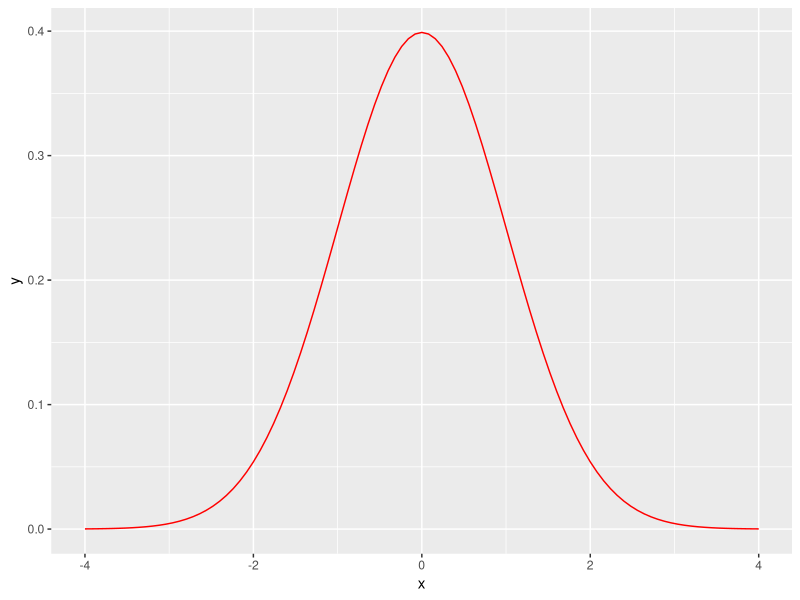
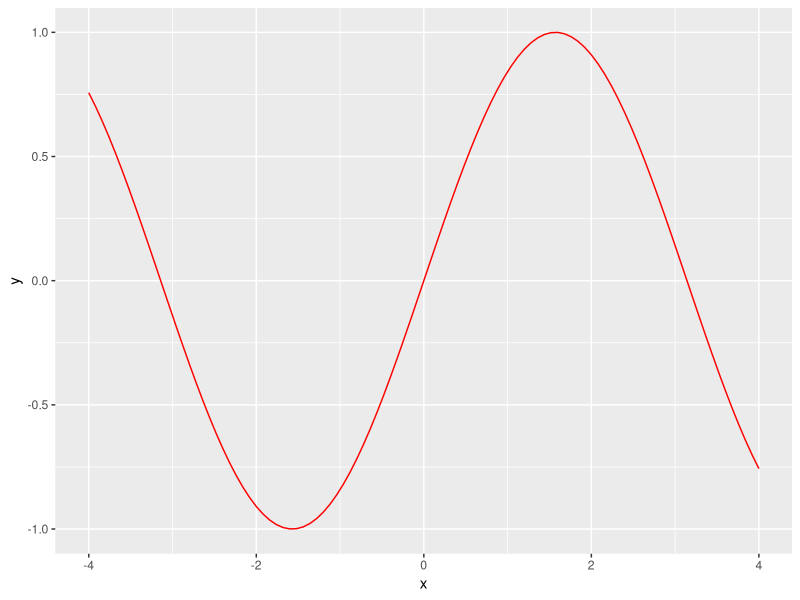
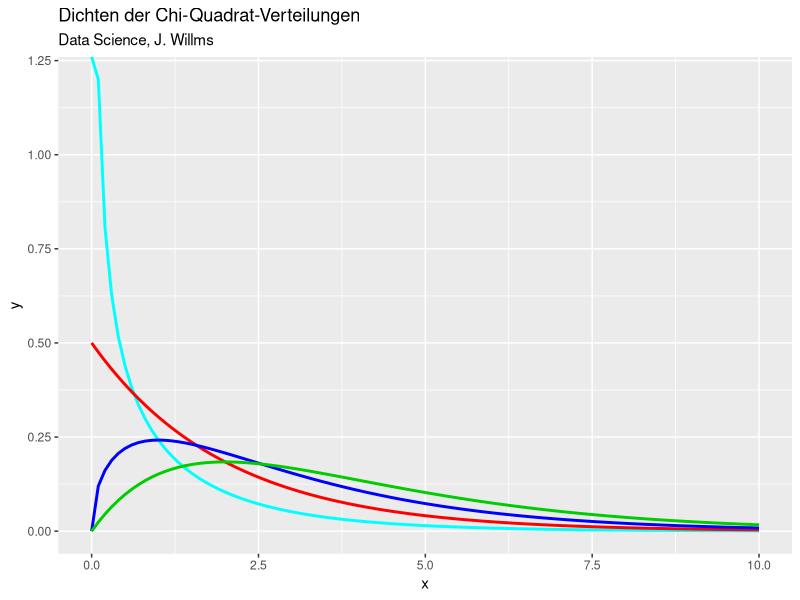
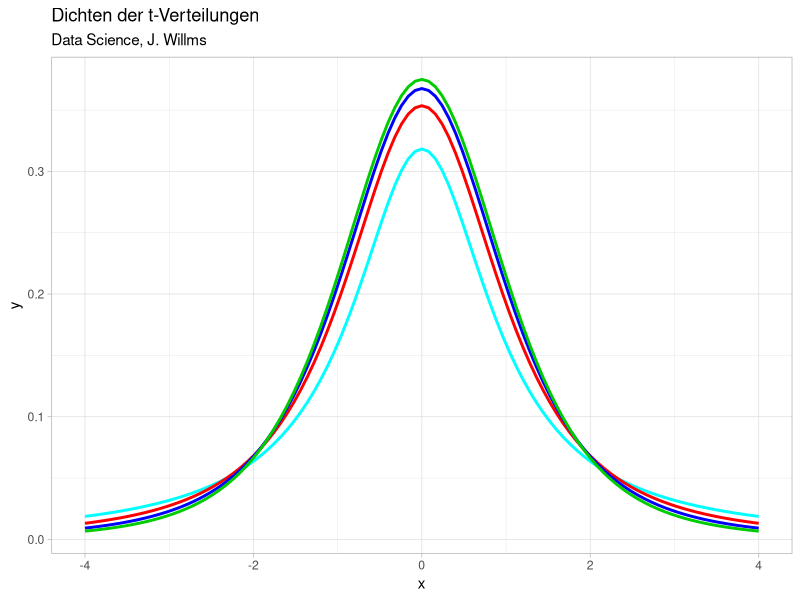
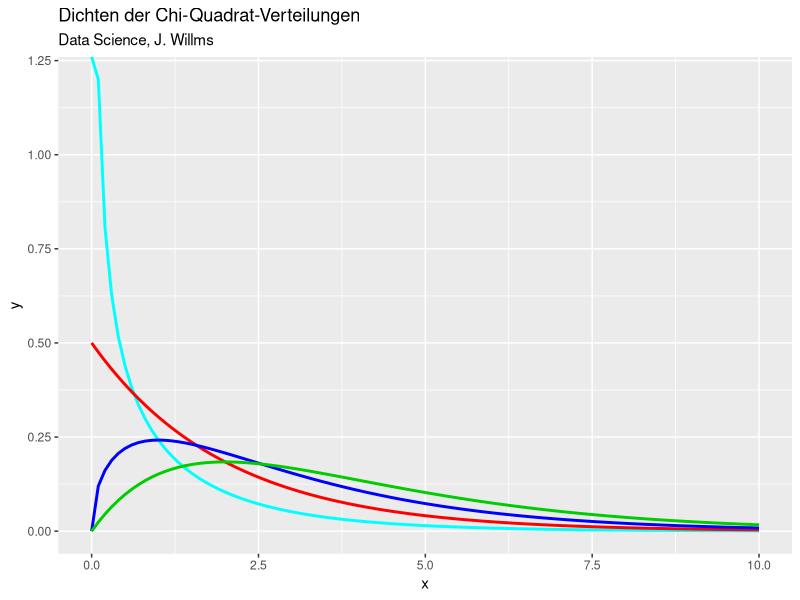
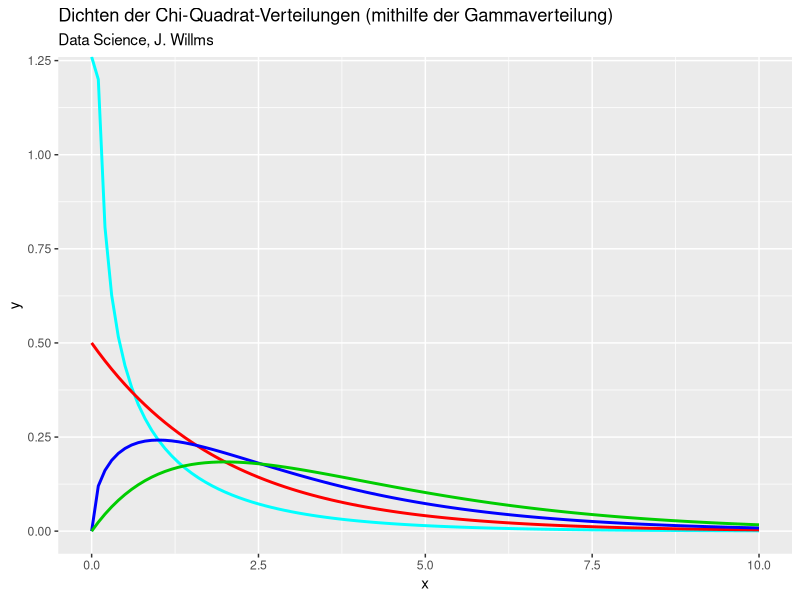
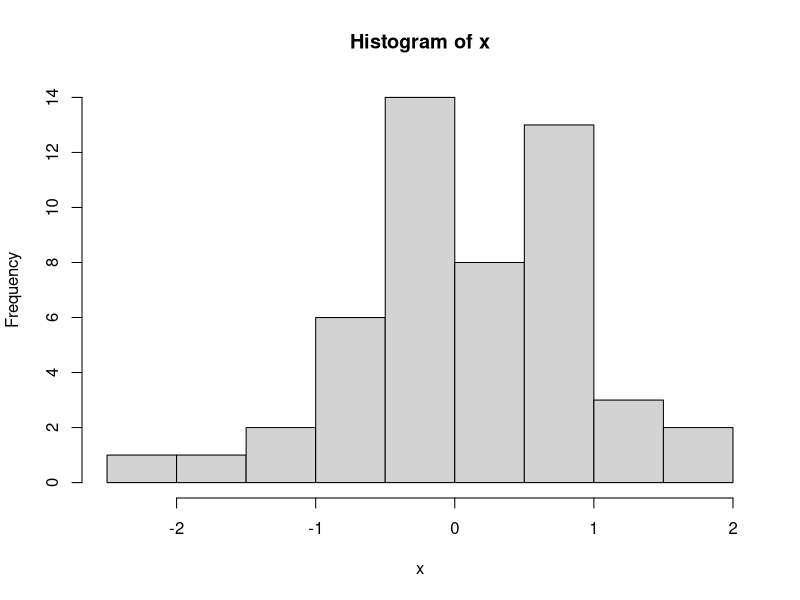
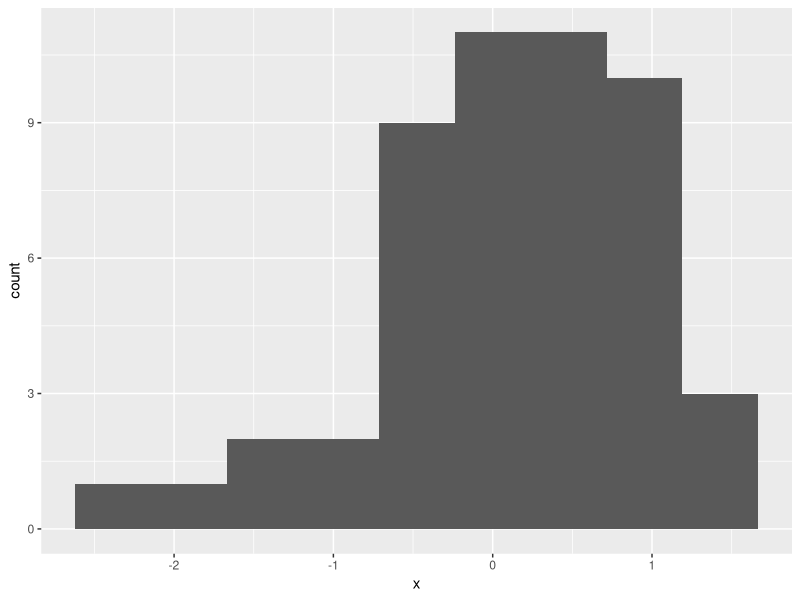

Recreate these plots in R, in order. (Note: this script raises an error after producing the figures.)
# J. Willms, August 2019
# Programmierung für statistische Datenanalyse
#
# Quelltexte: Fallstudie 3: Visualisierung mit ggplot3 (Kapitel 6)
 
library(ggplot2)

### Kapitel 2: Funktionsplot am Beispiel der Verteilung der chi-Quadrat Verteilung #####  

ggplot(data.frame(x = c(-4, 4)), aes(x)) +
  stat_function(fun = dnorm, colour = "red")

ggplot(data.frame(x = c(-4, 4)), aes(x)) +
  stat_function(fun = sin, colour = "red")

?dchisq 
sizeline <- 1
ggplot(data.frame(x = c(0, 10)), aes(x)) + 
  stat_function(fun = dchisq, args = list(df=1), color = "cyan", size = sizeline) +
  stat_function(fun = dchisq, args = list(df=2), color = "red", size = sizeline) +
  stat_function(fun = dchisq, args = list(df=3), color = "blue", size = sizeline)+
  stat_function(fun = dchisq, args = list(df=4), color = "green3", size = sizeline)+
  labs(title = "Dichten der Chi-Quadrat-Verteilungen", subtitle ="Data Science, J. Willms") 

sizeline <- 1
ggplot(data.frame(x = c(-4, 4)), aes(x)) + 
  stat_function(fun = dt, args = list(df=1), color = "cyan", size = sizeline) +
  stat_function(fun = dt, args = list(df=2), color = "red", size = sizeline) +
  stat_function(fun = dt, args = list(df=3), color = "blue", size = sizeline)+
  stat_function(fun = dt, args= list(df=4), color = "green3", size = sizeline)+
  labs(title = "Dichten der t-Verteilungen", subtitle ="Data Science, J. Willms") +
  theme_light()

##### Aufgabe a) Die chi-Quadrat-Verteilung ist ein Spezialfall der Gamma-Verteilung #####
##  Zeigen Sie, dass Sie Abbildung 3 auch mit dgamma() statt mit dchisq() erzeugen können.

## Abb3. wie oben: 
sizeline <- 1
ggplot(data.frame(x = c(0, 10)), aes(x)) + 
  stat_function(fun = dchisq, args = list(df=1), color = "cyan", size = sizeline) +
  stat_function(fun = dchisq, args = list(df=2), color = "red", size = sizeline) +
  stat_function(fun = dchisq, args = list(df=3), color = "blue", size = sizeline)+
  stat_function(fun = dchisq, args = list(df=4), color = "green3", size = sizeline)+
  labs(title = "Dichten der Chi-Quadrat-Verteilungen", subtitle ="Data Science, J. Willms")

?dgamma
## mit dgamma statt dchisq
sizeline <- 1
ggplot(data.frame(x = c(0, 10)), aes(x))   + 
    stat_function(fun = dgamma, args = list(shape=1/2, rate=1/2), color = "cyan", size = sizeline) +
    stat_function(fun = dgamma, args = list(shape=1, rate=1/2), color = "red", size = sizeline) +
    stat_function(fun = dgamma, args = list(shape=3/2, rate=1/2), color = "blue", size = sizeline)+
    stat_function(fun = dgamma, args = list(shape=2,   rate=1/2), color = "green3", size = sizeline)+
    labs(title = "Dichten der Chi-Quadrat-Verteilungen (mithilfe der Gammaverteilung)", subtitle ="Data Science, J. Willms") 
#________________________________________________________________________________   

########  Kapitel 3: Histogramme ########
set.seed(1)
x = rnorm(50)
h <- hist(x, breaks = 10) 
h
# entspricht freq = FALSE
# hist(x, freq = FALSE, breaks = 10)
# vergleiche: hist(x, freq = TRUE, breaks = 10)

library(ggplot2)
ggplot(data.frame(x = x), aes(x)) + 
  geom_histogram(bins=9)   # y: count

str(h)

ggplot(data.frame(x = x), aes(x)) + 
  geom_histogram(boundary=-2.5, binwidth = 0.5, fill="white", color="black") + 
  labs(title = "Histogramm of x") +
  theme_minimal()

df <- data.frame(x = x)
str(df)

######## 3.1 Histogramm: Anzahl der Gruppen ######

for(nBins in 7:11) {
  p <- ggplot(data.frame(x = x), aes(x)) + 
    geom_histogram(boundary=-2.5, bins = nBins, fill="gray", color="black") + 
    labs(title = "Histogramm of x") +
    theme_bw()
  print(p)
}

#=============== JW: benötigt die Funktion multiplot()
# Die Funktion multiplot() ist nicht Bestandteil der Fallstudie und des Moduls.
# Sie wurde lediglich benutzt, um für das Skript Grafiken mit mehreren Plots zu erstellen.
# Die Definition der Funktion multiplot() finden Sie am Ende diese Skriptes.

pHist <-  function(nBins){
  p <- ggplot(data.frame(x = x), aes(x)) + 
    geom_histogram(boundary=-2.5, bins = nBins, fill="gray", color="black") + 
    labs(title = "Histogramm of x") +
    theme_bw()
  return (p)
}
multiplot(pHist(7), pHist(8), pHist(9), pHist(10), pHist(11), pHist(11), cols=2)


######## 3.2: Unterschiedliche untere Grenzen: Schneehöhen #####
 
sHoehe <- c(25.0 , 39.8 , 39.9 , 40.1 , 46.7 , 49.1 , 49.6 , 51.1 , 51.6,
            53.5 , 54.7 , 55.5 , 55.9 , 58.0 , 60.3 , 63.6 , 65.4 , 66.1,
            69.3 , 70.9 , 71.4 , 71.5 , 71.8 , 72.9 , 74.4 , 76.2 , 77.8,
            78.1 , 78.4 , 79.0 , 79.3 , 79.6 , 80.7 , 82.4 , 82.4 , 83.0,
            83.6 , 83.6 , 84.8 , 85.5 , 87.4 , 88.7 , 89.6 , 89.8 , 89.9,
            90.9 , 97.0 , 98.3 , 101.4 , 102.4 , 103.9 , 104.5 , 105.2 , 110.0,
            110.5 , 110.5 , 113.7 , 114.5 , 115.6 , 120.5 , 120.7 , 124.7 , 126.4)
df <- data.frame(x=sHoehe) 
str(df)

transparenz <- 0.2
for(b in seq(16, 24, by=2)) {
  p <- ggplot(df, aes(x)) + 
    geom_histogram(binwidth=10, boundary=b, alpha=transparenz) 
  print(p)
  transparenz <- transparenz+0.1
}


#=============== JW: benötigt die Funktion multiplot()
# Die Funktion multiplot() ist nicht Bestandteil der Fallstudie und des Moduls.
# Sie wurde lediglich benutzt, um für das Skript Grafiken mit mehreren Plots zu erstellen.
# Die Definition der Funktion multiplot() finden Sie am Ende diese Skriptes.
pHist2 <-  function( grenze, alpha = 0.4){
  return (ggplot(df, aes(x)) + geom_histogram( binwidth=10, boundary=grenze, closed="right", alpha=alpha))
}

multiplot(pHist2(16,0.2),pHist2(18,0.3), pHist2(20,0.4),pHist2(22,0.5), pHist2(24,0.6), cols=2)


transparenz <- 0.2
p <- ggplot(df, aes(x)) 
for(b in seq(16, 24, by=2)) {
  p <- p + geom_histogram(binwidth=10, boundary=b, alpha=transparenz) 
  transparenz <- transparenz+0.1
}
p + labs(title = "Überlagerung der fünf Histogramme")


#######  3.3	Kerndichteschätzer geom_density() ############ 
ggplot(df, aes(x)) +   # Schlecht
  geom_histogram(binwidth=16, boundary=b, alpha=0.2) +
  geom_density(color="blue", size =1.2)



ggplot(df, aes(x, stat(density))) + 
  geom_histogram(binwidth=10, boundary=16, alpha=0.2) +
  geom_density(color="blue", size=1)

ggplot(df, aes(x, stat(density))) + 
  geom_histogram(binwidth=10, boundary=16, alpha=0.2) +
  geom_density(color="blue", size=1)
  geom_density(adjust=0.5, color="red", size =1) 
# adjust = 1/2 means use half of the default bandwidth.


transparenz <- 0.2
p <- ggplot(df, aes(x, stat(density))) 
for(b in seq(16, 24, by=2)) {
  p <- p + geom_histogram(binwidth=10, boundary=b, alpha=transparenz) 
  transparenz <- transparenz+0.1
}
p <- p + geom_density(color="blue", size=1)+
    geom_density(adjust=0.5, color="red", size =1)
p + 
  theme_bw() +
  labs(title = "Überlagerung der Histogramme mit Dichteschätzer", 
         subtitle ="Data Science, J. Willms")



### Kapitel 4:  Beispiel: Zentraler Grenzwertsatz ######
set.seed(1)
# Erzeuge einen zufälligen Wert x mit
# P(x=0) = 2/3 und P(x=1 = 1/3)
# Also ist x eine Realisation einer zweiwertigen Zufallsvariable
x1 <- sample(c(0,0,1),1)

# Die (theoretische) Varianz der zugrundeliegenden zweitwertigen 
# Zufallsvariablen X lautet
# Var(X) = 2/3 * 1/9 + 1/3 * 4/9 = 2/9
(varX <-  2/9)

n <- 300
# Erzeuge n solche zufälligen Datensätze
x <- sample(c(0,0,1),n, replace = TRUE)

# Teste:
head(x,200)
str(x)
length(x[x==1])  # sollte ca. n/3 sein
n/3
summary(x) 
mean(x)         # sollte ca. 1/3 sein
sd(x)
var(x)          # sollte ca. gleich varX sein
varX

# Als Nächstes betrachten wir den Durchschnitt unserer zufälligen Daten
(sn <- sum(x)/n)  # == mean(x)
all.equal(sn, mean(x))

# sn ist die Realisierung eine ZV (Zufallsvariable) Sn

Anzahl <- 500    # gibt an, wie oft Sn realisiert werden soll 
s <- replicate(Anzahl, sum(sample(c(0,0,1),n, replace = TRUE))/n)

head(s,100)
str(s)
summary(s) 
mean(s)     # sollte ca. 1/3 sein 
sd(s)
var(s)      # sollte ca. gleich varX/n sein
varX/n
var(s) - 2/(9*n) 
 
##### Aufgabe b): Welche Verteilung hat die Zufallsvariable n*Sn?   ####
##  Die Zufallsvariable n*Sn ist binomialverteit mit den Parametern n und 1/3
#___________________________________________________________________________


##### Aufgabe c): replicate()   ####
## Erzeugen Sie den Vektor s, ohne die Funktion replicate() zu benutzten
# (Hinweis: sapply())
set.seed(1)
x1 <- sample(c(0,0,1),1)
n <- 300
x <- sample(c(0,0,1),n, replace = TRUE)
Anzahl <- 500    # gibt an, wie oft sn realisiert werden soll 
s2 <- sapply(1:Anzahl, function(i){sum(sample(c(0,0,1),n, replace = TRUE))/n})
str(s2)

# Alten Zustand des Pseudo-Zufallsgenerators wiederherstellen
set.seed(1)
x1 <- sample(c(0,0,1),1)
n <- 300
x <- sample(c(0,0,1),n, replace = TRUE)
Anzahl <- 500    # gibt an, wie oft sn realisiert werden soll 
s <- replicate(Anzahl, sum(sample(c(0,0,1),n, replace = TRUE))/n)
str(s)
#____________________________________________________________



## Erzeuge Data Frame
df <- data.frame(x=s) 
str(df)

# Zeichne Histogramm
ggplot(df, aes(x, stat(density))) + 
  geom_histogram(bins=8, alpha=0.4) +  
  geom_density(color="blue", size =1.2)+
  labs(title = "Konvergenz gegen die Normalverteilung?", 
       subtitle ="anzahl=50, n=300,  J. Willms") +
  theme_bw() 



# Welche Aussage macht der zentrale Grenzwertsatz über die Verteilung der so 
# erzeugten sn-Werte?
# Antwort: sn sollte ungefähr normalverteilt sein; genauer ungefähr N(n/3,n*2/9 )-verteilt
ggplot(df, aes(x)) +
  geom_histogram(aes(x, stat(density)), bins=10, alpha=0.4)+
  geom_density(color="blue", size =1.2) +
  labs(title = "Konvergenz gegen die Normalverteilung?", subtitle ="anzahl=50, n=300,  J. Willms") +
  stat_function(fun = dnorm, args= list(mean=1/3, sd=sqrt(2/(9*n))), 
                colour = "red", size = 1.1)+
  theme_bw()


zeichne <- function(df,nGruppen, n=300){
  supStr <- sprintf("anzahl=%d, n=%d,  J. Willms", length(df$x), as.integer(n)) 
  p <- ggplot(df, aes(x)) +
    geom_histogram(aes(x, stat(density)), bins=nGruppen, alpha=0.4)+
    geom_density(color="blue", size =1.2) +
    labs(title = "Konvergenz gegen die Normalverteilung?", subtitle = supStr) +
    stat_function(fun = dnorm, args= list(mean=1/3, sd=sqrt(2/(9*n))), 
                  colour = "red", size = 1.1)+
    theme_bw()
  return(p)
}
 
# Alten Zustand des Pseudo-Zufallsgenerators wiederherstellen
# _______________________________  
set.seed(1)  
n <- 300
x <- sample(c(0,0,1),n, replace = TRUE)
Anzahl <- 50    # gibt an, wie oft sn realisiert werden soll 
s <- replicate(Anzahl, sum(sample(c(0,0,1),n, replace = TRUE))/n)
df <- data.frame(x=s)  
p1 <- zeichne(df,10,n)
p1
#  _______________________________ 
set.seed(1)  
n <- 300
x <- sample(c(0,0,1),n, replace = TRUE)
Anzahl <- 2000    # gibt an, wie oft sn realisiert werden soll 
s <- replicate(Anzahl, sum(sample(c(0,0,1),n, replace = TRUE))/n)
df <- data.frame(x=s)  
p2 <- zeichne(df,18,n)
p2
#  _______________________________ 
 
multiplot(p1,p2, cols=2)


#___________________________________________________________________________
### Aufgabe d)	######
# Für m = 2,3,4,5 überprüfen Sie in ähnlicher Weise durch eine Simulation, 
# wie sich die Summe n identisch verteilter und unabhängiger Zufallsvariablen verhält, 
# die N(0; 1) verteilt sind.
# Bemerkung: In der ursprünglichen Aufgabenstgellung wurde n statt m benutzt
m <- 4      
n <- 300 

# Zufallsgenerator für die k-fache Summe von N(0,1)-Verteilungen
rsumNormal <- function(n, k=2){
  res <- rnorm(n)
  for(i in 1:(k-1))
    res <- res + rnorm(n)
  return(res)
} 

x <- rsumNormal(n,m)
# Jedes Element in x ist Realisation einer Summe von m identisch verteilten N(0,1)-Variablen
# Teste:
head(x,50)
summary(x) 
mean(x)         # sollte ca. 0 sein
var(x)          # sollte ca. m

# Als Nächstes betrachten wir den Durchschnitt unserer zufälligen Daten
(sn <- sum(x)/n) # sollte annährend 0 sein
 
# sn ist die Realisierung eine ZV (Zufallsvariable), die laut zentralen Grenzwertsatz 
# N(0,m)- verteilt ist
# Dies wollen wir visuell mithilfe einer Simulation überprüfen
# Dazu müssen wir mehrfach n solche zufälligen Datensätze erzeugen, sn berechnen
# und grafisch darstellen

Anzahl <- 500    # gibt an, wie oft sn realisiert werden soll 
s <- replicate(Anzahl, sum(rsumNormal(n,m))/n)
str(s)
mean(s)     # sollte ca. 0 sein  
var(s) - m/n # sollte ca. 0 sein 

zeichne2 <- function(df,nGruppen, m,  n=300){
  supStr <- sprintf("anzahl=%d, n=%d,  Summe normalverteilter Werte", length(df$x), as.integer(n)) 
  p <- ggplot(df, aes(x)) +
    geom_histogram(aes(x, stat(density)), bins=nGruppen, alpha=0.4)+
    geom_density(color="blue", size =1.2) +
    labs(title = "Konvergenz gegen die Normalverteilung?", subtitle = supStr) +
    stat_function(fun = dnorm, args= list(mean=0, sd=sqrt(m/n)), 
                  colour = "red", size = 1.1)+
    theme_bw()
  return(p)
}

# Der Übersichtlichkeit halber werden alle Werte noch einmal neu erzeugt
set.seed(0)
m <- 2     
n <- 3
x <- rsumNormal(n,m)
Anzahl <- 500    # gibt an, wie oft sn realisiert werden soll 
s <- replicate(Anzahl, sum(rsumNormal(n,m))/n)
df <- data.frame(x=s) 
zeichne2(df,sqrt(nrow(df)),m,n) 
#___________________________________________________________________________


### Kapitel 5:	Quantilplot    #####

set.seed(0)  
s <- rnorm(400 ,mean=4, sd=2)  # N(4;4)-verteilt
ggplot(data.frame(s), aes(sample = s)) +
  stat_qq() + stat_qq_line()  +
  labs(title = "NP-PLot", subtitle = "N(4;4)-verteilt")
 

##### Aufgabe e)	Erstellen Sie NP-Plots ##### 
# für unterschiedliche Seeds und unterschiedliche Datensatzgrößen entsprechende 
# NP-Plots für Daten, die N(2; 9)-verteilt sind.
anzahl <- 400
for(seed in 11:14) {
  set.seed(seed)  
  s <- rnorm(anzahl, mean =2, sd=3)   
  p <- ggplot(data.frame(s), aes(sample = s)) +
    stat_qq() + stat_qq_line()  
  print(p)
}
#_______________________________________________________

### Daten aus dem vorherigen Kapitel
set.seed(1)  
n <- 300
#x <- sample(c(0,0,1),n, replace = TRUE) 
s50 <- replicate(50, sum(sample(c(0,0,1),n, replace = TRUE))/n)
ggplot(data.frame(s50), aes(sample = s50))+
  stat_qq() + stat_qq_line() +
  labs(title = "NP-PLot", subtitle = "Anzahl=50")


set.seed(1) 
#x <- sample(c(0,0,1),n, replace = TRUE) 
s2000 <- replicate(2000, sum(sample(c(0,0,1),n, replace = TRUE))/n)
ggplot(data.frame(s2000), aes(sample = s2000))+
  stat_qq() + stat_qq_line() +
  labs(title = "NP-PLot", subtitle = "Anzahl=2000")

# # Berechnung der Steigung
# steigung1 <- 0.11/4   # aus der Grafik entnommen
# steigung
# sqrt(2/(9*n)) 
# n
# 
# # Theor. Berechnung der Steigung
# q25     <-  quantile(s, 0.25, type = 5) 
# q75    <-  quantile(s, 0.75, type = 5) 
# norm25 <- qnorm(0.25) 
# norm75 <-  qnorm(0.75) 
# steigung  <-  (q25 - q75) / (norm25 - norm75) 
# steigung
# yAbschnitt    <-  q25 - slope * norm25
# yAbschnitt 




##_____________________________________________________
### multiplot() #######################
# Die Funktion multiplot() ist nicht Bestandteil der Fallstudie und des Moduls.
# Sie wurde lediglich benutzt, um für das Skript Grafiken mit mehreren Plots zu erstellen.

# http://www.cookbook-r.com/Graphs/Multiple_graphs_on_one_page_(ggplot2)/
# ggplot objects can be passed in ..., or to plotlist (as a list of ggplot objects)
# - cols:   Number of columns in layout
# - layout: A matrix specifying the layout. If present, 'cols' is ignored.
#
# If the layout is something like matrix(c(1,2,3,3), nrow=2, byrow=TRUE),
# then plot 1 will go in the upper left, 2 will go in the upper right, and
# 3 will go all the way across the bottom.
#
multiplot <- function(..., plotlist=NULL, file, cols=1, layout=NULL) {
  require(grid)
  
  # Make a list from the ... arguments and plotlist
  plots <- c(list(...), plotlist)
  
  numPlots = length(plots)
  
  # If layout is NULL, then use 'cols' to determine layout
  if (is.null(layout)) {
    # Make the panel
    # ncol: Number of columns of plots
    # nrow: Number of rows needed, calculated from # of cols
    layout <- matrix(seq(1, cols * ceiling(numPlots/cols)),
                     ncol = cols, nrow = ceiling(numPlots/cols))
  }
  
  if (numPlots==1) {
    print(plots[[1]])
    
  } else {
    # Set up the page
    grid.newpage()
    pushViewport(viewport(layout = grid.layout(nrow(layout), ncol(layout))))
    
    # Make each plot, in the correct location
    for (i in 1:numPlots) {
      # Get the i,j matrix positions of the regions that contain this subplot
      matchidx <- as.data.frame(which(layout == i, arr.ind = TRUE))
      
      print(plots[[i]], vp = viewport(layout.pos.row = matchidx$row,
                                      layout.pos.col = matchidx$col))
    }
  }
}
